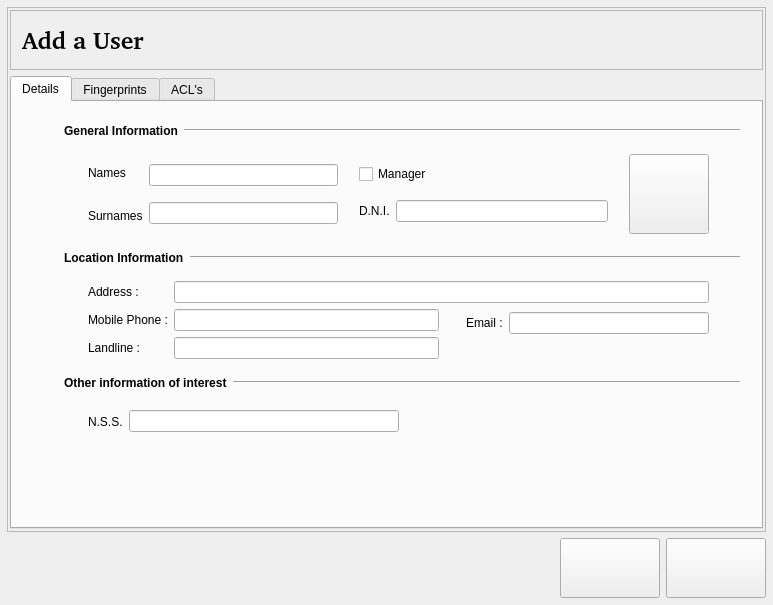
<?xml version="1.0" encoding="UTF-8"?>
<ui version="4.0">
 <class>UserCreateWidgetBase</class>
 <widget class="QWidget" name="UserCreateWidgetBase">
  <property name="geometry">
   <rect>
    <x>0</x>
    <y>0</y>
    <width>773</width>
    <height>605</height>
   </rect>
  </property>
  <property name="sizePolicy">
   <sizepolicy hsizetype="Expanding" vsizetype="Expanding">
    <horstretch>0</horstretch>
    <verstretch>0</verstretch>
   </sizepolicy>
  </property>
  <property name="windowTitle">
   <string>wPOS Back Office</string>
  </property>
  <layout class="QVBoxLayout">
   <property name="leftMargin">
    <number>7</number>
   </property>
   <property name="topMargin">
    <number>7</number>
   </property>
   <property name="rightMargin">
    <number>7</number>
   </property>
   <property name="bottomMargin">
    <number>7</number>
   </property>
   <item>
    <widget class="QFrame" name="frame8">
     <property name="sizePolicy">
      <sizepolicy hsizetype="Expanding" vsizetype="Expanding">
       <horstretch>0</horstretch>
       <verstretch>0</verstretch>
      </sizepolicy>
     </property>
     <property name="frameShape">
      <enum>QFrame::StyledPanel</enum>
     </property>
     <property name="frameShadow">
      <enum>QFrame::Sunken</enum>
     </property>
     <property name="lineWidth">
      <number>2</number>
     </property>
     <layout class="QVBoxLayout">
      <property name="leftMargin">
       <number>2</number>
      </property>
      <property name="topMargin">
       <number>2</number>
      </property>
      <property name="rightMargin">
       <number>2</number>
      </property>
      <property name="bottomMargin">
       <number>2</number>
      </property>
      <item>
       <widget class="QFrame" name="Frame3">
        <property name="sizePolicy">
         <sizepolicy hsizetype="Expanding" vsizetype="Preferred">
          <horstretch>0</horstretch>
          <verstretch>0</verstretch>
         </sizepolicy>
        </property>
        <property name="minimumSize">
         <size>
          <width>0</width>
          <height>60</height>
         </size>
        </property>
        <property name="maximumSize">
         <size>
          <width>32567</width>
          <height>60</height>
         </size>
        </property>
        <property name="frameShape">
         <enum>QFrame::StyledPanel</enum>
        </property>
        <property name="frameShadow">
         <enum>QFrame::Raised</enum>
        </property>
        <property name="lineWidth">
         <number>2</number>
        </property>
        <layout class="QHBoxLayout">
         <property name="spacing">
          <number>6</number>
         </property>
         <property name="leftMargin">
          <number>11</number>
         </property>
         <property name="topMargin">
          <number>11</number>
         </property>
         <property name="rightMargin">
          <number>11</number>
         </property>
         <property name="bottomMargin">
          <number>11</number>
         </property>
         <item>
          <widget class="QLabel" name="title">
           <property name="font">
            <font>
             <family>Nimbus Sans l [Urw]</family>
             <pointsize>18</pointsize>
             <weight>75</weight>
             <bold>true</bold>
            </font>
           </property>
           <property name="text">
            <string>Add a User</string>
           </property>
           <property name="wordWrap">
            <bool>false</bool>
           </property>
          </widget>
         </item>
         <item>
          <spacer name="Spacer3">
           <property name="orientation">
            <enum>Qt::Horizontal</enum>
           </property>
           <property name="sizeType">
            <enum>QSizePolicy::Expanding</enum>
           </property>
           <property name="sizeHint" stdset="0">
            <size>
             <width>181</width>
             <height>0</height>
            </size>
           </property>
          </spacer>
         </item>
        </layout>
       </widget>
      </item>
      <item>
       <widget class="QFrame" name="frame21">
        <property name="sizePolicy">
         <sizepolicy hsizetype="Expanding" vsizetype="Expanding">
          <horstretch>0</horstretch>
          <verstretch>0</verstretch>
         </sizepolicy>
        </property>
        <property name="frameShape">
         <enum>QFrame::NoFrame</enum>
        </property>
        <property name="frameShadow">
         <enum>QFrame::Plain</enum>
        </property>
        <layout class="QVBoxLayout">
         <property name="spacing">
          <number>0</number>
         </property>
         <property name="leftMargin">
          <number>0</number>
         </property>
         <property name="topMargin">
          <number>0</number>
         </property>
         <property name="rightMargin">
          <number>0</number>
         </property>
         <property name="bottomMargin">
          <number>0</number>
         </property>
         <item>
          <widget class="QTabWidget" name="tab_widget">
           <property name="currentIndex">
            <number>0</number>
           </property>
           <widget class="QWidget" name="datos">
            <property name="sizePolicy">
             <sizepolicy hsizetype="Expanding" vsizetype="Expanding">
              <horstretch>0</horstretch>
              <verstretch>0</verstretch>
             </sizepolicy>
            </property>
            <attribute name="title">
             <string>Details</string>
            </attribute>
            <layout class="QVBoxLayout">
             <item>
              <layout class="QHBoxLayout">
               <item>
                <widget class="QLabel" name="generic_data_pixmap">
                 <property name="minimumSize">
                  <size>
                   <width>35</width>
                   <height>35</height>
                  </size>
                 </property>
                 <property name="maximumSize">
                  <size>
                   <width>35</width>
                   <height>35</height>
                  </size>
                 </property>
                 <property name="text">
                  <string/>
                 </property>
                 <property name="pixmap">
                  <pixmap>image0</pixmap>
                 </property>
                 <property name="alignment">
                  <set>Qt::AlignCenter</set>
                 </property>
                 <property name="wordWrap">
                  <bool>false</bool>
                 </property>
                </widget>
               </item>
               <item>
                <widget class="QLabel" name="textLabel2_2">
                 <property name="sizePolicy">
                  <sizepolicy hsizetype="Maximum" vsizetype="Preferred">
                   <horstretch>0</horstretch>
                   <verstretch>0</verstretch>
                  </sizepolicy>
                 </property>
                 <property name="font">
                  <font>
                   <weight>75</weight>
                   <bold>true</bold>
                  </font>
                 </property>
                 <property name="text">
                  <string>General Information</string>
                 </property>
                 <property name="wordWrap">
                  <bool>false</bool>
                 </property>
                </widget>
               </item>
               <item>
                <widget class="Line" name="line1_2">
                 <property name="sizePolicy">
                  <sizepolicy hsizetype="Minimum" vsizetype="Fixed">
                   <horstretch>0</horstretch>
                   <verstretch>0</verstretch>
                  </sizepolicy>
                 </property>
                 <property name="frameShape">
                  <enum>QFrame::HLine</enum>
                 </property>
                 <property name="frameShadow">
                  <enum>QFrame::Sunken</enum>
                 </property>
                </widget>
               </item>
               <item>
                <spacer name="spacer22_2">
                 <property name="orientation">
                  <enum>Qt::Horizontal</enum>
                 </property>
                 <property name="sizeType">
                  <enum>QSizePolicy::Fixed</enum>
                 </property>
                 <property name="sizeHint" stdset="0">
                  <size>
                   <width>10</width>
                   <height>10</height>
                  </size>
                 </property>
                </spacer>
               </item>
              </layout>
             </item>
             <item>
              <layout class="QHBoxLayout">
               <property name="spacing">
                <number>0</number>
               </property>
               <property name="leftMargin">
                <number>0</number>
               </property>
               <property name="topMargin">
                <number>0</number>
               </property>
               <property name="rightMargin">
                <number>0</number>
               </property>
               <property name="bottomMargin">
                <number>0</number>
               </property>
               <item>
                <spacer name="spacer4">
                 <property name="orientation">
                  <enum>Qt::Horizontal</enum>
                 </property>
                 <property name="sizeType">
                  <enum>QSizePolicy::Fixed</enum>
                 </property>
                 <property name="sizeHint" stdset="0">
                  <size>
                   <width>65</width>
                   <height>31</height>
                  </size>
                 </property>
                </spacer>
               </item>
               <item>
                <layout class="QHBoxLayout">
                 <item>
                  <layout class="QVBoxLayout">
                   <item>
                    <widget class="QLabel" name="textLabel13">
                     <property name="text">
                      <string>Names</string>
                     </property>
                     <property name="wordWrap">
                      <bool>false</bool>
                     </property>
                    </widget>
                   </item>
                   <item>
                    <widget class="QLabel" name="textLabel14">
                     <property name="text">
                      <string>Surnames</string>
                     </property>
                     <property name="wordWrap">
                      <bool>false</bool>
                     </property>
                    </widget>
                   </item>
                  </layout>
                 </item>
                 <item>
                  <layout class="QVBoxLayout">
                   <item>
                    <widget class="QLineEdit" name="name_edit">
                     <property name="minimumSize">
                      <size>
                       <width>0</width>
                       <height>0</height>
                      </size>
                     </property>
                     <property name="text">
                      <string/>
                     </property>
                    </widget>
                   </item>
                   <item>
                    <widget class="QLineEdit" name="last_name"/>
                   </item>
                  </layout>
                 </item>
                </layout>
               </item>
               <item>
                <spacer name="spacer64">
                 <property name="orientation">
                  <enum>Qt::Horizontal</enum>
                 </property>
                 <property name="sizeType">
                  <enum>QSizePolicy::Fixed</enum>
                 </property>
                 <property name="sizeHint" stdset="0">
                  <size>
                   <width>21</width>
                   <height>21</height>
                  </size>
                 </property>
                </spacer>
               </item>
               <item>
                <layout class="QVBoxLayout">
                 <item>
                  <widget class="QCheckBox" name="gerente_checkbox">
                   <property name="text">
                    <string>Manager</string>
                   </property>
                  </widget>
                 </item>
                 <item>
                  <layout class="QHBoxLayout">
                   <item>
                    <widget class="QLabel" name="textLabel15">
                     <property name="text">
                      <string>D.N.I.</string>
                     </property>
                     <property name="wordWrap">
                      <bool>false</bool>
                     </property>
                    </widget>
                   </item>
                   <item>
                    <widget class="QLineEdit" name="employee_id">
                     <property name="text">
                      <string/>
                     </property>
                    </widget>
                   </item>
                  </layout>
                 </item>
                </layout>
               </item>
               <item>
                <spacer name="spacer65">
                 <property name="orientation">
                  <enum>Qt::Horizontal</enum>
                 </property>
                 <property name="sizeType">
                  <enum>QSizePolicy::Fixed</enum>
                 </property>
                 <property name="sizeHint" stdset="0">
                  <size>
                   <width>21</width>
                   <height>21</height>
                  </size>
                 </property>
                </spacer>
               </item>
               <item>
                <widget class="QPushButton" name="picture_button">
                 <property name="minimumSize">
                  <size>
                   <width>80</width>
                   <height>80</height>
                  </size>
                 </property>
                 <property name="maximumSize">
                  <size>
                   <width>100</width>
                   <height>100</height>
                  </size>
                 </property>
                 <property name="text">
                  <string/>
                 </property>
                </widget>
               </item>
               <item>
                <spacer name="spacer83">
                 <property name="orientation">
                  <enum>Qt::Horizontal</enum>
                 </property>
                 <property name="sizeType">
                  <enum>QSizePolicy::Fixed</enum>
                 </property>
                 <property name="sizeHint" stdset="0">
                  <size>
                   <width>41</width>
                   <height>21</height>
                  </size>
                 </property>
                </spacer>
               </item>
              </layout>
             </item>
             <item>
              <layout class="QVBoxLayout">
               <item>
                <layout class="QHBoxLayout">
                 <item>
                  <widget class="QLabel" name="location_data_pixmap">
                   <property name="minimumSize">
                    <size>
                     <width>35</width>
                     <height>35</height>
                    </size>
                   </property>
                   <property name="maximumSize">
                    <size>
                     <width>35</width>
                     <height>35</height>
                    </size>
                   </property>
                   <property name="text">
                    <string/>
                   </property>
                   <property name="pixmap">
                    <pixmap>image1</pixmap>
                   </property>
                   <property name="alignment">
                    <set>Qt::AlignCenter</set>
                   </property>
                   <property name="wordWrap">
                    <bool>false</bool>
                   </property>
                  </widget>
                 </item>
                 <item>
                  <widget class="QLabel" name="textLabel2_2_2">
                   <property name="sizePolicy">
                    <sizepolicy hsizetype="Maximum" vsizetype="Preferred">
                     <horstretch>0</horstretch>
                     <verstretch>0</verstretch>
                    </sizepolicy>
                   </property>
                   <property name="font">
                    <font>
                     <weight>75</weight>
                     <bold>true</bold>
                    </font>
                   </property>
                   <property name="text">
                    <string>Location Information</string>
                   </property>
                   <property name="wordWrap">
                    <bool>false</bool>
                   </property>
                  </widget>
                 </item>
                 <item>
                  <widget class="Line" name="line1_2_2">
                   <property name="sizePolicy">
                    <sizepolicy hsizetype="Minimum" vsizetype="Fixed">
                     <horstretch>0</horstretch>
                     <verstretch>0</verstretch>
                    </sizepolicy>
                   </property>
                   <property name="frameShape">
                    <enum>QFrame::HLine</enum>
                   </property>
                   <property name="frameShadow">
                    <enum>QFrame::Sunken</enum>
                   </property>
                  </widget>
                 </item>
                 <item>
                  <spacer name="spacer22_2_2">
                   <property name="orientation">
                    <enum>Qt::Horizontal</enum>
                   </property>
                   <property name="sizeType">
                    <enum>QSizePolicy::Fixed</enum>
                   </property>
                   <property name="sizeHint" stdset="0">
                    <size>
                     <width>10</width>
                     <height>10</height>
                    </size>
                   </property>
                  </spacer>
                 </item>
                </layout>
               </item>
               <item>
                <layout class="QHBoxLayout">
                 <item>
                  <spacer name="spacer4_2">
                   <property name="orientation">
                    <enum>Qt::Horizontal</enum>
                   </property>
                   <property name="sizeType">
                    <enum>QSizePolicy::Fixed</enum>
                   </property>
                   <property name="sizeHint" stdset="0">
                    <size>
                     <width>65</width>
                     <height>31</height>
                    </size>
                   </property>
                  </spacer>
                 </item>
                 <item>
                  <layout class="QHBoxLayout">
                   <item>
                    <layout class="QVBoxLayout">
                     <item>
                      <widget class="QLabel" name="textLabel16">
                       <property name="text">
                        <string>Address :</string>
                       </property>
                       <property name="wordWrap">
                        <bool>false</bool>
                       </property>
                      </widget>
                     </item>
                     <item>
                      <widget class="QLabel" name="textLabel17">
                       <property name="text">
                        <string>Mobile Phone :</string>
                       </property>
                       <property name="wordWrap">
                        <bool>false</bool>
                       </property>
                      </widget>
                     </item>
                     <item>
                      <widget class="QLabel" name="textLabel18">
                       <property name="text">
                        <string>Landline :</string>
                       </property>
                       <property name="wordWrap">
                        <bool>false</bool>
                       </property>
                      </widget>
                     </item>
                    </layout>
                   </item>
                   <item>
                    <layout class="QVBoxLayout">
                     <item>
                      <widget class="QLineEdit" name="address"/>
                     </item>
                     <item>
                      <layout class="QHBoxLayout">
                       <item>
                        <layout class="QVBoxLayout">
                         <item>
                          <widget class="QLineEdit" name="cellular"/>
                         </item>
                         <item>
                          <widget class="QLineEdit" name="phone"/>
                         </item>
                        </layout>
                       </item>
                       <item>
                        <layout class="QVBoxLayout">
                         <item>
                          <layout class="QHBoxLayout">
                           <item>
                            <spacer name="spacer64_2">
                             <property name="orientation">
                              <enum>Qt::Horizontal</enum>
                             </property>
                             <property name="sizeType">
                              <enum>QSizePolicy::Fixed</enum>
                             </property>
                             <property name="sizeHint" stdset="0">
                              <size>
                               <width>21</width>
                               <height>21</height>
                              </size>
                             </property>
                            </spacer>
                           </item>
                           <item>
                            <layout class="QHBoxLayout">
                             <item>
                              <widget class="QLabel" name="textLabel3">
                               <property name="text">
                                <string>Email :</string>
                               </property>
                               <property name="wordWrap">
                                <bool>false</bool>
                               </property>
                              </widget>
                             </item>
                             <item>
                              <widget class="QLineEdit" name="email"/>
                             </item>
                            </layout>
                           </item>
                          </layout>
                         </item>
                         <item>
                          <spacer name="spacer90">
                           <property name="orientation">
                            <enum>Qt::Vertical</enum>
                           </property>
                           <property name="sizeType">
                            <enum>QSizePolicy::Maximum</enum>
                           </property>
                           <property name="sizeHint" stdset="0">
                            <size>
                             <width>21</width>
                             <height>21</height>
                            </size>
                           </property>
                          </spacer>
                         </item>
                        </layout>
                       </item>
                      </layout>
                     </item>
                    </layout>
                   </item>
                  </layout>
                 </item>
                 <item>
                  <spacer name="spacer83_2">
                   <property name="orientation">
                    <enum>Qt::Horizontal</enum>
                   </property>
                   <property name="sizeType">
                    <enum>QSizePolicy::Fixed</enum>
                   </property>
                   <property name="sizeHint" stdset="0">
                    <size>
                     <width>41</width>
                     <height>21</height>
                    </size>
                   </property>
                  </spacer>
                 </item>
                </layout>
               </item>
              </layout>
             </item>
             <item>
              <layout class="QVBoxLayout">
               <item>
                <layout class="QHBoxLayout">
                 <item>
                  <widget class="QLabel" name="info_data_pixmap">
                   <property name="minimumSize">
                    <size>
                     <width>35</width>
                     <height>35</height>
                    </size>
                   </property>
                   <property name="maximumSize">
                    <size>
                     <width>35</width>
                     <height>35</height>
                    </size>
                   </property>
                   <property name="text">
                    <string/>
                   </property>
                   <property name="pixmap">
                    <pixmap>image2</pixmap>
                   </property>
                   <property name="alignment">
                    <set>Qt::AlignCenter</set>
                   </property>
                   <property name="wordWrap">
                    <bool>false</bool>
                   </property>
                  </widget>
                 </item>
                 <item>
                  <widget class="QLabel" name="textLabel2_2_2_2">
                   <property name="sizePolicy">
                    <sizepolicy hsizetype="Maximum" vsizetype="Preferred">
                     <horstretch>0</horstretch>
                     <verstretch>0</verstretch>
                    </sizepolicy>
                   </property>
                   <property name="font">
                    <font>
                     <weight>75</weight>
                     <bold>true</bold>
                    </font>
                   </property>
                   <property name="text">
                    <string>Other information of interest</string>
                   </property>
                   <property name="wordWrap">
                    <bool>false</bool>
                   </property>
                  </widget>
                 </item>
                 <item>
                  <widget class="Line" name="line1_2_2_2">
                   <property name="sizePolicy">
                    <sizepolicy hsizetype="Minimum" vsizetype="Fixed">
                     <horstretch>0</horstretch>
                     <verstretch>0</verstretch>
                    </sizepolicy>
                   </property>
                   <property name="frameShape">
                    <enum>QFrame::HLine</enum>
                   </property>
                   <property name="frameShadow">
                    <enum>QFrame::Sunken</enum>
                   </property>
                  </widget>
                 </item>
                 <item>
                  <spacer name="spacer22_2_2_2">
                   <property name="orientation">
                    <enum>Qt::Horizontal</enum>
                   </property>
                   <property name="sizeType">
                    <enum>QSizePolicy::Fixed</enum>
                   </property>
                   <property name="sizeHint" stdset="0">
                    <size>
                     <width>10</width>
                     <height>10</height>
                    </size>
                   </property>
                  </spacer>
                 </item>
                </layout>
               </item>
               <item>
                <layout class="QHBoxLayout">
                 <item>
                  <spacer name="spacer4_2_2">
                   <property name="orientation">
                    <enum>Qt::Horizontal</enum>
                   </property>
                   <property name="sizeType">
                    <enum>QSizePolicy::Fixed</enum>
                   </property>
                   <property name="sizeHint" stdset="0">
                    <size>
                     <width>65</width>
                     <height>31</height>
                    </size>
                   </property>
                  </spacer>
                 </item>
                 <item>
                  <layout class="QHBoxLayout">
                   <item>
                    <layout class="QHBoxLayout">
                     <item>
                      <widget class="QLabel" name="textLabel2">
                       <property name="text">
                        <string>N.S.S.</string>
                       </property>
                       <property name="wordWrap">
                        <bool>false</bool>
                       </property>
                      </widget>
                     </item>
                     <item>
                      <widget class="QLineEdit" name="nss"/>
                     </item>
                    </layout>
                   </item>
                   <item>
                    <spacer name="spacer94">
                     <property name="orientation">
                      <enum>Qt::Horizontal</enum>
                     </property>
                     <property name="sizeType">
                      <enum>QSizePolicy::Expanding</enum>
                     </property>
                     <property name="sizeHint" stdset="0">
                      <size>
                       <width>91</width>
                       <height>20</height>
                      </size>
                     </property>
                    </spacer>
                   </item>
                  </layout>
                 </item>
                 <item>
                  <spacer name="spacer83_2_2">
                   <property name="orientation">
                    <enum>Qt::Horizontal</enum>
                   </property>
                   <property name="sizeType">
                    <enum>QSizePolicy::Fixed</enum>
                   </property>
                   <property name="sizeHint" stdset="0">
                    <size>
                     <width>41</width>
                     <height>21</height>
                    </size>
                   </property>
                  </spacer>
                 </item>
                </layout>
               </item>
              </layout>
             </item>
             <item>
              <spacer name="spacer13">
               <property name="orientation">
                <enum>Qt::Vertical</enum>
               </property>
               <property name="sizeType">
                <enum>QSizePolicy::Expanding</enum>
               </property>
               <property name="sizeHint" stdset="0">
                <size>
                 <width>20</width>
                 <height>3</height>
                </size>
               </property>
              </spacer>
             </item>
             <item>
              <widget class="QLabel" name="output_label">
               <property name="minimumSize">
                <size>
                 <width>0</width>
                 <height>0</height>
                </size>
               </property>
               <property name="text">
                <string/>
               </property>
               <property name="wordWrap">
                <bool>false</bool>
               </property>
              </widget>
             </item>
            </layout>
           </widget>
           <widget class="QWidget" name="fingerprints">
            <property name="sizePolicy">
             <sizepolicy hsizetype="Expanding" vsizetype="Expanding">
              <horstretch>0</horstretch>
              <verstretch>0</verstretch>
             </sizepolicy>
            </property>
            <attribute name="title">
             <string>Fingerprints</string>
            </attribute>
            <layout class="QGridLayout">
             <property name="leftMargin">
              <number>0</number>
             </property>
             <property name="topMargin">
              <number>0</number>
             </property>
             <property name="rightMargin">
              <number>0</number>
             </property>
             <property name="bottomMargin">
              <number>0</number>
             </property>
             <property name="spacing">
              <number>0</number>
             </property>
             <item row="0" column="0">
              <widget class="QFrame" name="enroll_frame">
               <property name="frameShape">
                <enum>QFrame::NoFrame</enum>
               </property>
               <property name="frameShadow">
                <enum>QFrame::Plain</enum>
               </property>
              </widget>
             </item>
            </layout>
           </widget>
           <widget class="QWidget" name="acls">
            <property name="sizePolicy">
             <sizepolicy hsizetype="Expanding" vsizetype="Expanding">
              <horstretch>0</horstretch>
              <verstretch>0</verstretch>
             </sizepolicy>
            </property>
            <attribute name="title">
             <string>ACL's</string>
            </attribute>
            <layout class="QHBoxLayout">
             <item>
              <widget class="QListView" name="profile_listview">
               <property name="maximumSize">
                <size>
                 <width>150</width>
                 <height>32767</height>
                </size>
               </property>
              </widget>
             </item>
             <item>
              <widget class="QListView" name="controls_listview">
               <property name="rootIsDecorated" stdset="0">
                <bool>true</bool>
               </property>
              </widget>
             </item>
             <item>
              <layout class="QVBoxLayout">
               <item>
                <spacer name="spacer70">
                 <property name="orientation">
                  <enum>Qt::Vertical</enum>
                 </property>
                 <property name="sizeType">
                  <enum>QSizePolicy::Fixed</enum>
                 </property>
                 <property name="sizeHint" stdset="0">
                  <size>
                   <width>21</width>
                   <height>31</height>
                  </size>
                 </property>
                </spacer>
               </item>
               <item>
                <widget class="QPushButton" name="rw_access_button">
                 <property name="sizePolicy">
                  <sizepolicy hsizetype="Minimum" vsizetype="Fixed">
                   <horstretch>0</horstretch>
                   <verstretch>0</verstretch>
                  </sizepolicy>
                 </property>
                 <property name="minimumSize">
                  <size>
                   <width>0</width>
                   <height>45</height>
                  </size>
                 </property>
                 <property name="text">
                  <string>&amp;Total Access</string>
                 </property>
                 <property name="icon">
                  <iconset>
                   <normaloff>image5</normaloff>image5</iconset>
                 </property>
                </widget>
               </item>
               <item>
                <widget class="QPushButton" name="r_access_button">
                 <property name="sizePolicy">
                  <sizepolicy hsizetype="Minimum" vsizetype="Minimum">
                   <horstretch>0</horstretch>
                   <verstretch>0</verstretch>
                  </sizepolicy>
                 </property>
                 <property name="minimumSize">
                  <size>
                   <width>0</width>
                   <height>45</height>
                  </size>
                 </property>
                 <property name="text">
                  <string>&amp;Consultation only</string>
                 </property>
                 <property name="icon">
                  <iconset>
                   <normaloff>image6</normaloff>image6</iconset>
                 </property>
                </widget>
               </item>
               <item>
                <widget class="QPushButton" name="none_access_button">
                 <property name="minimumSize">
                  <size>
                   <width>0</width>
                   <height>45</height>
                  </size>
                 </property>
                 <property name="text">
                  <string>No &amp;Access</string>
                 </property>
                 <property name="icon">
                  <iconset>
                   <normaloff>image7</normaloff>image7</iconset>
                 </property>
                </widget>
               </item>
               <item>
                <spacer name="spacer71">
                 <property name="orientation">
                  <enum>Qt::Vertical</enum>
                 </property>
                 <property name="sizeType">
                  <enum>QSizePolicy::Expanding</enum>
                 </property>
                 <property name="sizeHint" stdset="0">
                  <size>
                   <width>31</width>
                   <height>161</height>
                  </size>
                 </property>
                </spacer>
               </item>
              </layout>
             </item>
            </layout>
           </widget>
          </widget>
         </item>
        </layout>
       </widget>
      </item>
     </layout>
    </widget>
   </item>
   <item>
    <layout class="QVBoxLayout">
     <property name="spacing">
      <number>0</number>
     </property>
     <item>
      <layout class="QHBoxLayout">
       <item>
        <spacer name="Spacer1_2_2">
         <property name="orientation">
          <enum>Qt::Horizontal</enum>
         </property>
         <property name="sizeType">
          <enum>QSizePolicy::Expanding</enum>
         </property>
         <property name="sizeHint" stdset="0">
          <size>
           <width>310</width>
           <height>0</height>
          </size>
         </property>
        </spacer>
       </item>
       <item>
        <widget class="QPushButton" name="ok_button">
         <property name="minimumSize">
          <size>
           <width>100</width>
           <height>60</height>
          </size>
         </property>
         <property name="text">
          <string/>
         </property>
        </widget>
       </item>
       <item>
        <widget class="QPushButton" name="cancel_button">
         <property name="minimumSize">
          <size>
           <width>100</width>
           <height>60</height>
          </size>
         </property>
         <property name="text">
          <string/>
         </property>
        </widget>
       </item>
      </layout>
     </item>
    </layout>
   </item>
  </layout>
 </widget>
 <layoutdefault spacing="6" margin="11"/>
 <tabstops>
  <tabstop>tab_widget</tabstop>
  <tabstop>name_edit</tabstop>
  <tabstop>last_name</tabstop>
  <tabstop>employee_id</tabstop>
  <tabstop>address</tabstop>
  <tabstop>cellular</tabstop>
  <tabstop>phone</tabstop>
  <tabstop>email</tabstop>
  <tabstop>nss</tabstop>
  <tabstop>picture_button</tabstop>
  <tabstop>ok_button</tabstop>
  <tabstop>cancel_button</tabstop>
  <tabstop>profile_listview</tabstop>
  <tabstop>controls_listview</tabstop>
 </tabstops>
 <resources/>
 <connections/>
</ui>
